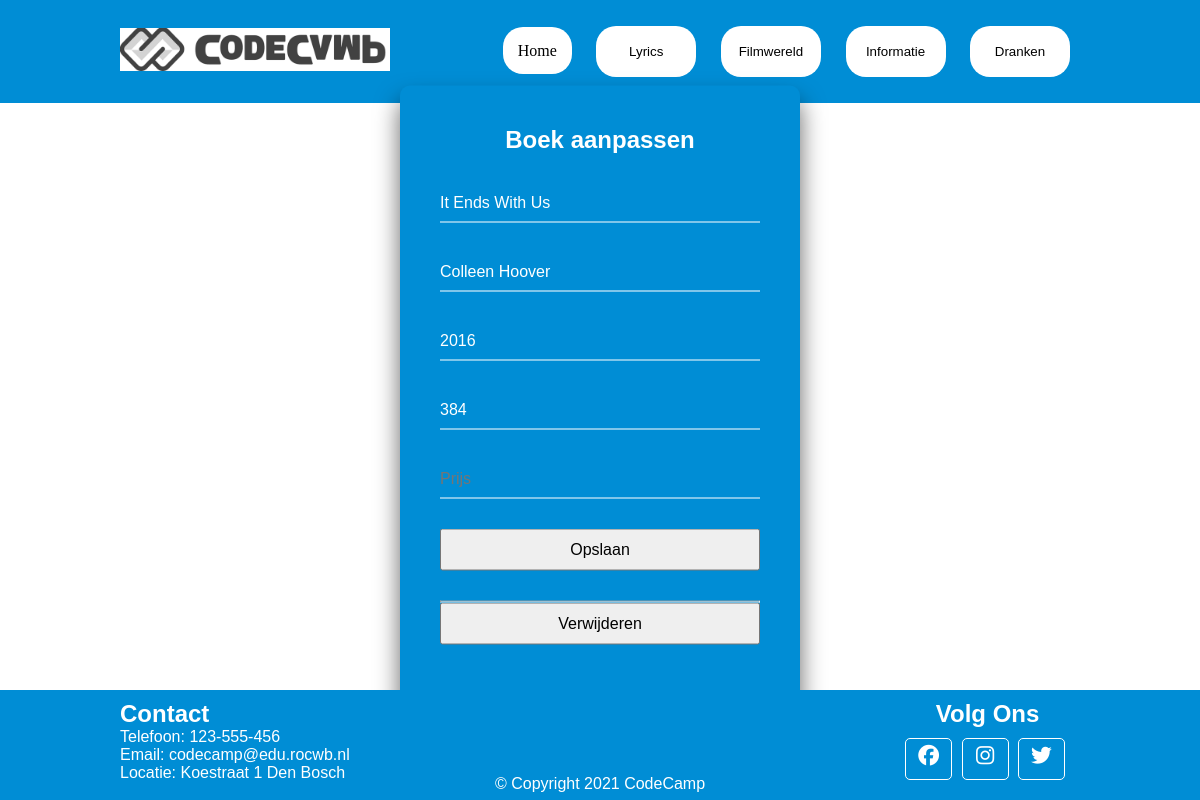
The page /tasks/edit.php?id=3 on the database its author committed.
### tables this page shows
CREATE TABLE `boeken` (
  `id` int(11) UNSIGNED NOT NULL,
  `titel` varchar(50) NOT NULL,
  `auteur` varchar(50) NOT NULL,
  `jaartal` int(11) NOT NULL DEFAULT '0',
  `pagina` int(11) NOT NULL DEFAULT '0',
  `prijs` int(11) DEFAULT NULL
);

### tasks/edit.php (the view, shortened to what this page needs)
<!DOCTYPE html>
<html lang="en">
<head>
    <link rel="stylesheet" href="../css/main.css">
</head>
<body>
    <?php
    require_once('../header.php');
    ?>
    <div class="form">
        <h2>Boek aanpassen</h2>
        <?php
        $id = $_GET['id'];
        require_once '../backend/conn.php';
        $query = "SELECT * FROM boeken WHERE id = :id";
        $statement = $conn->prepare($query);
        $statement->execute([":id" => $id]);
        $boek = $statement->fetch(PDO::FETCH_ASSOC);
        ?>
        <form action="../backend/formulierController.php" method="POST">
            <div class="form-input">
                <input type="text" name="titel" id="titel" value="<?php echo $boek['titel']; ?>">
            </div>
            <div class="form-input">
                <input type="text" name="auteur" id="auteur" value="<?php echo $boek['auteur']; ?>">
            </div>
            <div class="form-input">
                <input type="text" name="jaartal" id="jaartal" value="<?php echo $boek['jaartal']; ?>">
            </div>
            <div class="form-input">
                <input type="number" name="pagina" id="pagina" value="<?php echo $boek['pagina']; ?>">
            </div>
            <div class="form-input">
                <input type="number" name="prijs" id="prijs" placeholder="Prijs" value="<?php echo $boek['prijs']; ?>">
            </div>
            <div class="form-group">
				<input type="submit" value="Opslaan">
			</div>
        </form>
        <hr>
        <form action="../backend/formulierController.php" method="POST">
            <div class="form-group">
                <input type="submit" value="Verwijderen">
            </div>
        </form>
    </div>
    <?php
    require_once('../footer.php');
    ?>
</body>
</html>

### css/main.css (style rules this page uses)
:root { --red: #cc0000; --green: #9cd9a8; --blue: #4682b4; --brown: #b97d4b; --headFoot: #008dd5; --hoverColor: lightgray; --yellow: yellow; --purple: purple; --lightgray: #e4e4e4; --white: white; --black: black; }
* { font-family: verdana, Arial, Helvetica, sans-serif; text-decoration: none; margin: 0; padding: 0; }
.form { position: absolute; top: 50%; left: 50%; width: 400px; padding: 40px; transform: translate(-50%, -50%); background-color: #008dd5; box-sizing: border-box; box-shadow: 0 15px 25px rgba(0,0,0,.6); border-radius: 10px; }
.form h2 { margin: 0 0 30px; padding: 0; color: #fff; text-align: center; }
.form .form-input { position: relative; }
.form .form-input input { width: 100%; padding: 10px 0; font-size: 16px; color: white; margin-bottom: 30px; border: none; border-bottom: 1px solid #fff; outline: none; background: transparent; }
.form .form-group { position: relative; }
.form .form-group input { width: 100%; padding: 10px 0; font-size: 16px; margin-bottom: 30px; outline: none; }

### rows shown on the page
boeken: titel "It Ends With Us", auteur "Colleen Hoover", jaartal "2016", pagina "384"
